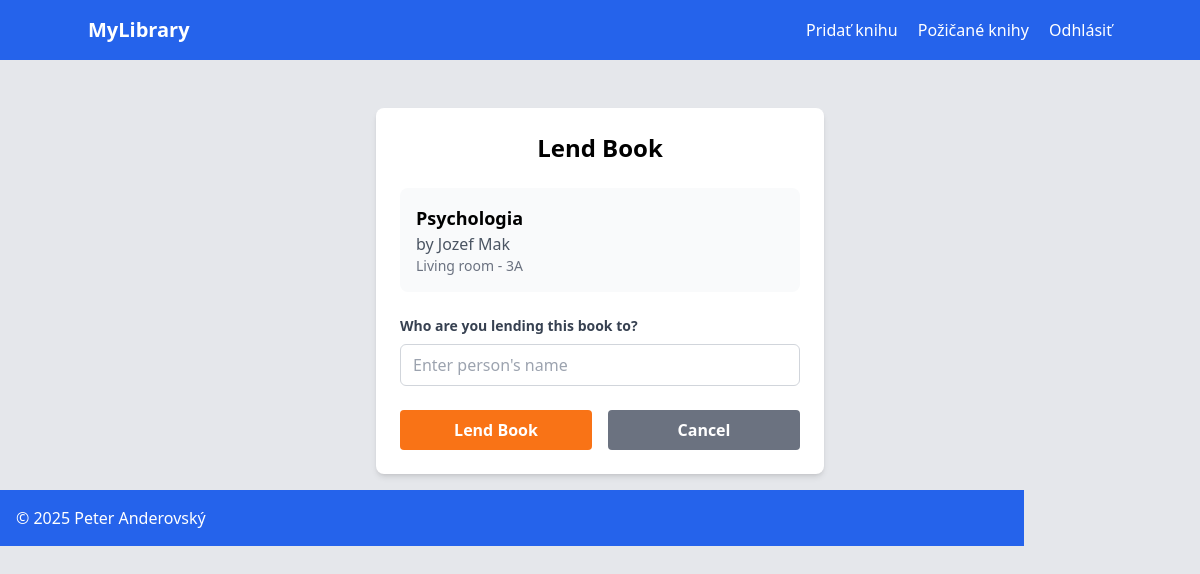
Page /lend_book/1 (signed in) on the earlier database version.
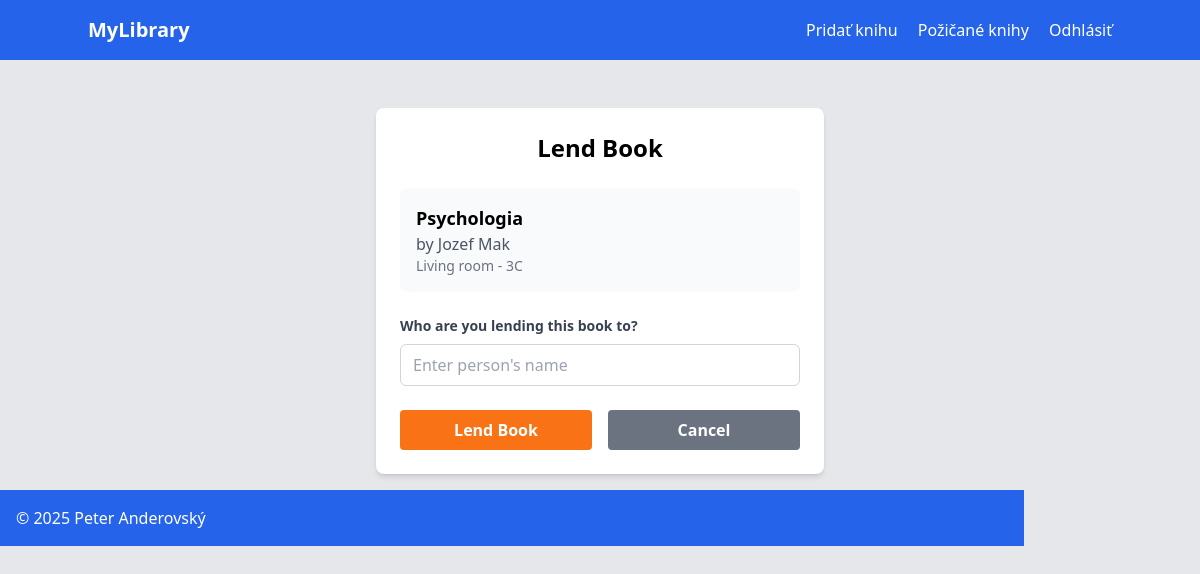
Same page on the later database version.
### app.py (models this page shows)
class Book(db.Model):
    id = db.Column(db.Integer, primary_key=True)
    title = db.Column(db.String(200), nullable=False)
    author = db.Column(db.String(100), nullable=False)
    room = db.Column(db.String(50), nullable=False)
    shelf = db.Column(db.String(50), nullable=False)
    is_lent = db.Column(db.Boolean, default=False)
    lent_to = db.Column(db.String(100), nullable=True)
    lent_date = db.Column(db.DateTime, nullable=True)

### app.py (the view, shortened to what this page needs)
@app.route('/lend_book/<int:book_id>', methods=['GET', 'POST'])
@login_required
def lend_book(book_id):
    book = Book.query.get_or_404(book_id)
    if book.is_lent:
        flash('This book is already lent out!')
        return redirect(url_for('index'))
    return render_template('lend_book.html', book=book)

### app.py (called while the page is built)
@login_manager.user_loader
def load_user(user_id):
    return User.query.get(int(user_id))

### templates/lend_book.html
{% extends "base.html" %}
{% block content %}
<div class="max-w-md mx-auto bg-white rounded-lg shadow-md p-6">
    <h2 class="text-2xl font-bold mb-6 text-center">Lend Book</h2>
    <div class="mb-6 p-4 bg-gray-50 rounded-lg">
        <h3 class="font-bold text-lg">{{ book.title }}</h3>
        <p class="text-gray-600">by {{ book.author }}</p>
        <p class="text-sm text-gray-500"> {{ book.room }} - {{ book.shelf }}</p>
    </div>
    <form method="POST">
        <div class="mb-6">
            <label for="lent_to" class="block text-gray-700 text-sm font-bold mb-2">
                Who are you lending this book to?
            </label>
            <input type="text" name="lent_to" required
                   placeholder="Enter person's name"
                   class="w-full px-3 py-2 border border-gray-300 rounded-md focus:outline-none focus:ring-2 focus:ring-blue-500">
        </div>
        <div class="flex space-x-4">
            <button type="submit"
                    class="flex-1 bg-orange-500 hover:bg-orange-700 text-white font-bold py-2 px-4 rounded">
                Lend Book
            </button>
            <a href="{{ url_for('index') }}"
               class="flex-1 bg-gray-500 hover:bg-gray-700 text-white font-bold py-2 px-4 rounded text-center">
                Cancel
            </a>
        </div>
    </form>
</div>
{% endblock %}

Differences in the rows shown:
changed Book "Psychologia": shelf "3A" → "3C"
